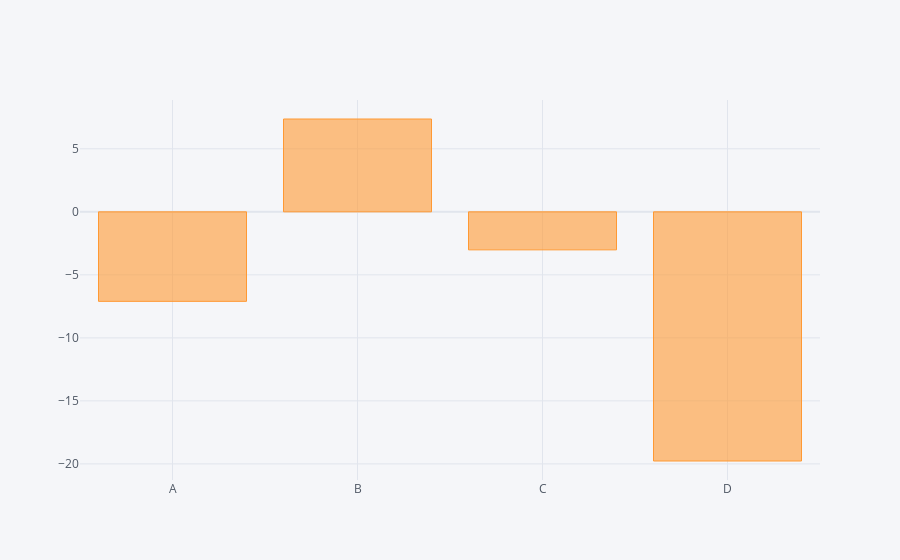

The cell this chart's notebook holds for it:
### Code cell
df.sum().iplot(kind='bar')

### Figure 1 — Plotly figure (JSON) as saved in the notebook; plotly's stock layout.template omitted (floating-point values rounded to 4 significant figures)
{"data": [{"marker": {"color": "rgba(255, 153, 51, 0.6)", "line": {"color": "rgba(255, 153, 51, 1.0)", "width": 1}}, "name": "None", "orientation": "v", "text": "", "type": "bar", "x": ["A", "B", "C", "D"], "y": [-7.103, 7.366, -3.018, -19.77]}], "layout": {"legend": {"bgcolor": "#F5F6F9", "font": {"color": "#4D5663"}}, "paper_bgcolor": "#F5F6F9", "plot_bgcolor": "#F5F6F9", "title": {"font": {"color": "#4D5663"}}, "xaxis": {"gridcolor": "#E1E5ED", "showgrid": true, "tickfont": {"color": "#4D5663"}, "title": {"font": {"color": "#4D5663"}, "text": ""}, "zerolinecolor": "#E1E5ED"}, "yaxis": {"gridcolor": "#E1E5ED", "showgrid": true, "tickfont": {"color": "#4D5663"}, "title": {"font": {"color": "#4D5663"}, "text": ""}, "zerolinecolor": "#E1E5ED"}}}
